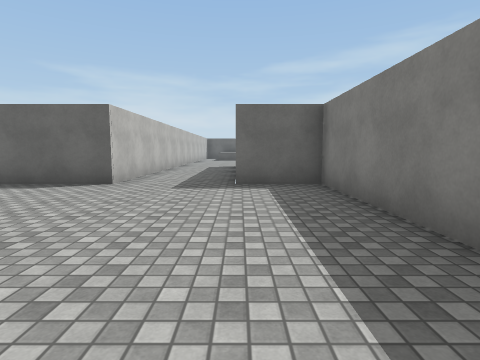
[1] (above)

19 first-person views from a walk through a 3-D level made in the Unity game engine. The camera is 1.3 m above the floor, tilts 6° down and sees 80° across. The floor is counted in squares, 2 m on a side. Each view is taken from the middle of a square. On the plan, view 1 faces up. The plan holds only what a view shows up to about 9 squares ahead; the rest is blank. Surface patterns are stand-ins for the level's own textures.

[2]
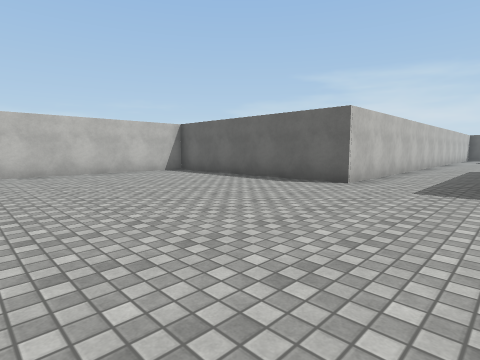

[3]
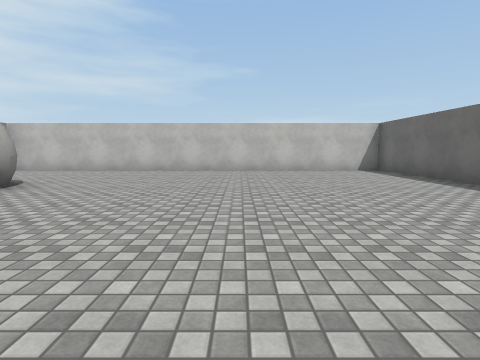

[4]
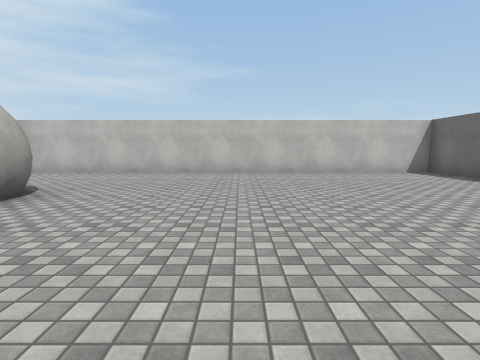

[5]
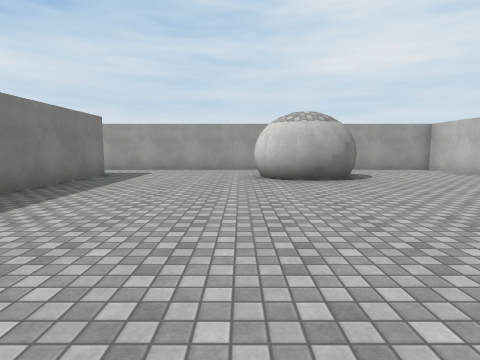

[6]
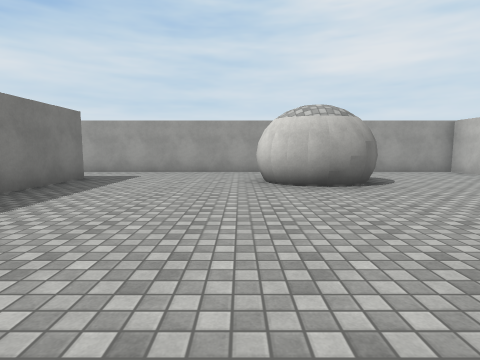

[7]
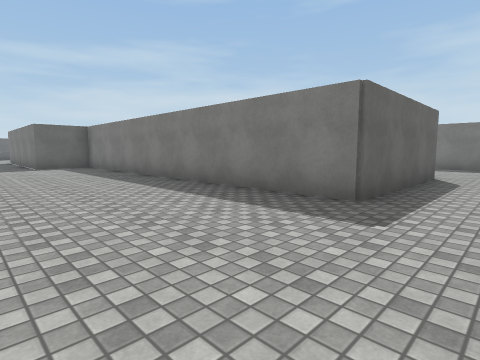

[8]
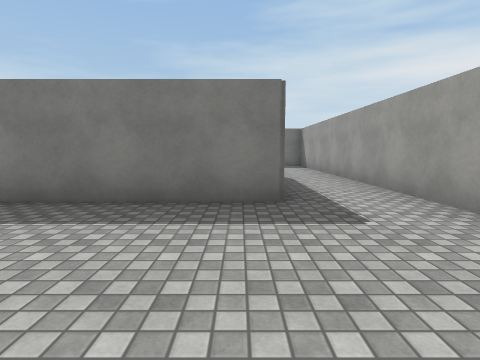

[9]
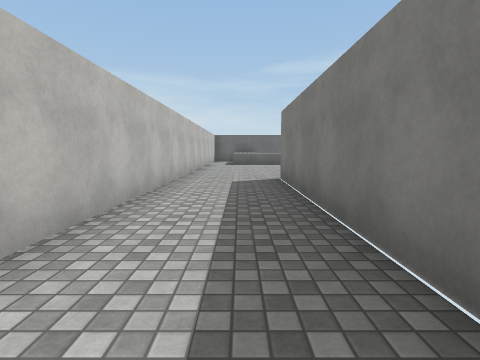

[10]
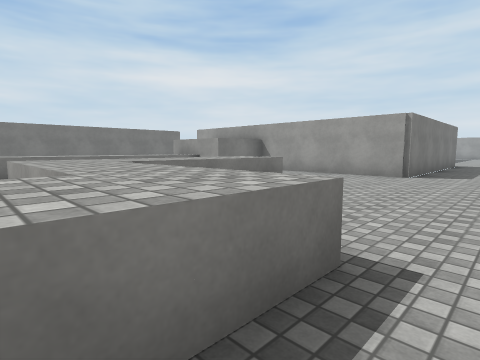

[11]
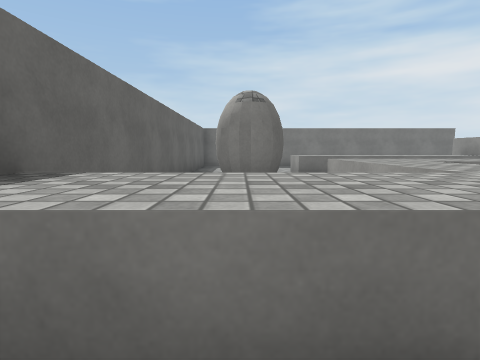

[12]
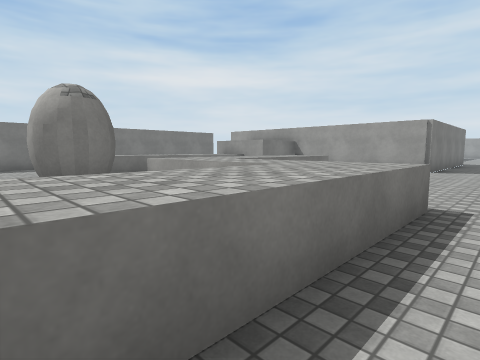

[13]
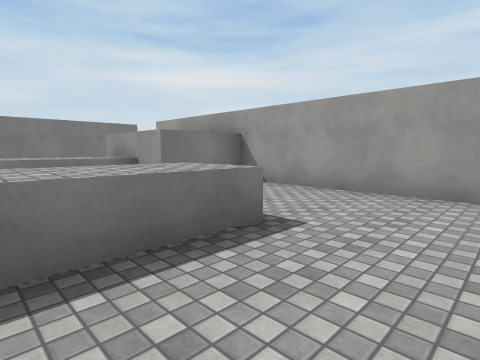

[14]
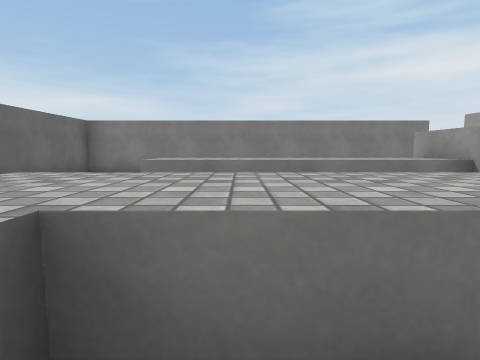

[15]
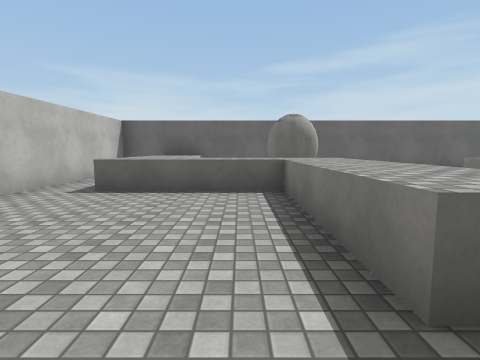

[16]
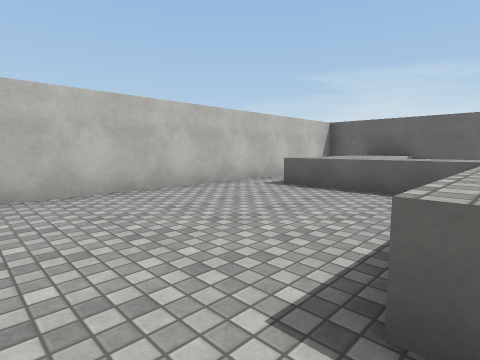

[17]
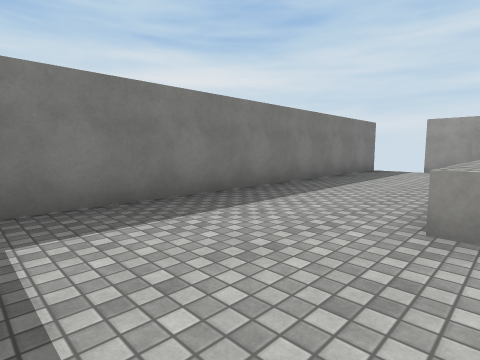

[18]
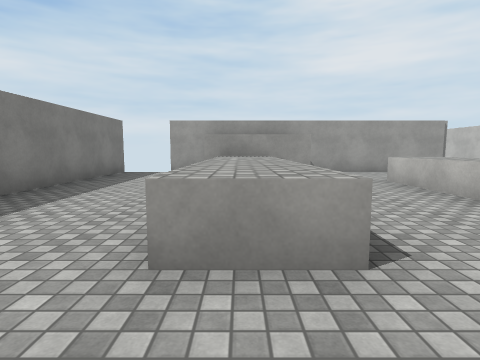

[19]
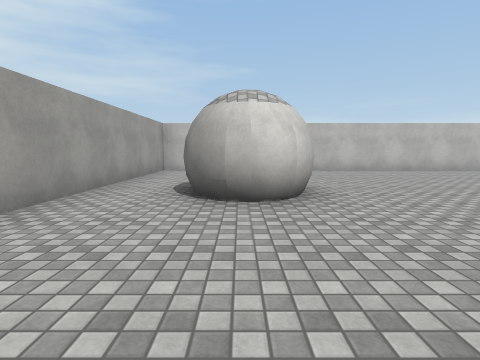

### Floor plan
Key: @ floor where view 1 was taken; # wall or solid block; x gap in a wall; . floor; ^ raised ledge.
Columns run from 9 left of view 1 to 10 right of it. Each row starts with its distance up from view 1.
 22        #############
 21       #.^^     ....#
 20       #.^^     ....#
 19       #.^^    .....#
 18       #.^^^^^..^...#
 17       #....^^..^...#
 16       #....^^..^...#
 15       #....^^..^...#
 14       #....^^ .^...#
 13       #...... ## ..#
 12       #.......#  ..#
 11       #..###### #x #
 10       #..#
  9       #..#
  8       #..#
  7       #..#
  6 #######..###
  5 #..........#
  4 #..........#
  3 #..........#
  2 #..........#
  1 #..........#
  0 #........@.#
 -1 #..........#
 -2 #..........#
 -3 #....##....#
 -4 #....##....#### ...
 -5 #..................#
 -6 #................
 -7 #################

Where each view was taken, in squares from view 1:
view 1: 0 up, 0 right, facing up
view 2: 0 up, 0 right, facing up-left
view 3: 1 up, 1 right, facing left
view 4: 0 up, 0 right, facing left
view 5: 3 up, 2 left, facing down
view 6: 2 up, 2 left, facing down
view 7: 6 down, 2 left, facing up-right
view 8: 4 down, 2 left, facing right
view 9: 5 up, 1 left, facing up
view 10: 19 up, 2 left, facing down-right
view 11: 20 up, 2 left, facing right
view 12: 21 up, 2 left, facing down-right
view 13: 16 up, 0 right, facing down-right
view 14: 17 up, 1 right, facing right
view 15: 13 up, 1 right, facing up
view 16: 13 up, 2 right, facing up-left
view 17: 21 up, 6 right, facing down-right
view 18: 20 up, 6 right, facing down
view 19: 4 down, 1 right, facing left
